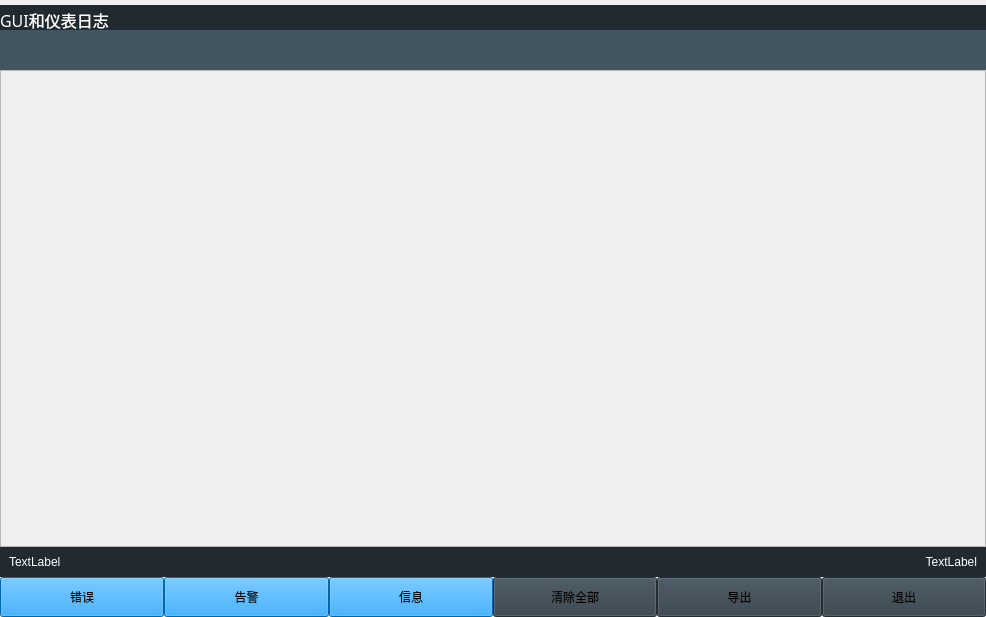
<?xml version="1.0" encoding="UTF-8"?>
<ui version="4.0">
 <class>GUIInstrumentLog</class>
 <widget class="QWidget" name="GUIInstrumentLog">
  <property name="geometry">
   <rect>
    <x>0</x>
    <y>0</y>
    <width>986</width>
    <height>617</height>
   </rect>
  </property>
  <property name="windowTitle">
   <string>Form</string>
  </property>
  <layout class="QVBoxLayout" name="verticalLayout">
   <property name="spacing">
    <number>0</number>
   </property>
   <property name="leftMargin">
    <number>0</number>
   </property>
   <property name="topMargin">
    <number>0</number>
   </property>
   <property name="rightMargin">
    <number>0</number>
   </property>
   <property name="bottomMargin">
    <number>0</number>
   </property>
   <item>
    <widget class="QLabel" name="title">
     <property name="minimumSize">
      <size>
       <width>0</width>
       <height>30</height>
      </size>
     </property>
     <property name="maximumSize">
      <size>
       <width>16777215</width>
       <height>20</height>
      </size>
     </property>
     <property name="font">
      <font>
       <family>黑体</family>
       <pointsize>12</pointsize>
       <weight>50</weight>
       <italic>false</italic>
       <bold>false</bold>
      </font>
     </property>
     <property name="styleSheet">
      <string notr="true">QLabel{
    background-color:rgb(33,42,48);
    color:white;
}</string>
     </property>
     <property name="text">
      <string>GUI和仪表日志</string>
     </property>
    </widget>
   </item>
   <item>
    <widget class="QWidget" name="address" native="true">
     <property name="minimumSize">
      <size>
       <width>0</width>
       <height>40</height>
      </size>
     </property>
     <property name="maximumSize">
      <size>
       <width>16777215</width>
       <height>40</height>
      </size>
     </property>
     <property name="styleSheet">
      <string notr="true">QWidget{
	background-color:rgb(67, 85, 96);
	color:white;
}</string>
     </property>
    </widget>
   </item>
   <item>
    <widget class="QScrollArea" name="logs">
     <property name="widgetResizable">
      <bool>true</bool>
     </property>
     <widget class="QWidget" name="contents">
      <property name="geometry">
       <rect>
        <x>0</x>
        <y>0</y>
        <width>984</width>
        <height>475</height>
       </rect>
      </property>
     </widget>
    </widget>
   </item>
   <item>
    <widget class="QWidget" name="infobar" native="true">
     <property name="minimumSize">
      <size>
       <width>0</width>
       <height>30</height>
      </size>
     </property>
     <property name="styleSheet">
      <string notr="true">QWidget{
	background-color:rgb(33, 42, 48);
	color:white;
}</string>
     </property>
     <layout class="QHBoxLayout" name="horizontalLayout">
      <property name="spacing">
       <number>0</number>
      </property>
      <property name="leftMargin">
       <number>9</number>
      </property>
      <property name="topMargin">
       <number>0</number>
      </property>
      <property name="rightMargin">
       <number>9</number>
      </property>
      <property name="bottomMargin">
       <number>0</number>
      </property>
      <item>
       <widget class="QLabel" name="exportaddress">
        <property name="text">
         <string>TextLabel</string>
        </property>
       </widget>
      </item>
      <item>
       <widget class="QLabel" name="disksize">
        <property name="text">
         <string>TextLabel</string>
        </property>
        <property name="alignment">
         <set>Qt::AlignRight|Qt::AlignTrailing|Qt::AlignVCenter</set>
        </property>
       </widget>
      </item>
     </layout>
    </widget>
   </item>
   <item>
    <widget class="QWidget" name="widget_4" native="true">
     <layout class="QHBoxLayout" name="horizontalLayout_2">
      <property name="spacing">
       <number>0</number>
      </property>
      <property name="leftMargin">
       <number>0</number>
      </property>
      <property name="topMargin">
       <number>0</number>
      </property>
      <property name="rightMargin">
       <number>0</number>
      </property>
      <property name="bottomMargin">
       <number>0</number>
      </property>
      <item>
       <widget class="QPushButton" name="wrong">
        <property name="minimumSize">
         <size>
          <width>0</width>
          <height>40</height>
         </size>
        </property>
        <property name="focusPolicy">
         <enum>Qt::NoFocus</enum>
        </property>
        <property name="styleSheet">
         <string notr="true">QPushButton{
	background-color:rgb(0, 143, 245);
	font: 14pt &quot;微软雅黑&quot;;

}
QPushButton:!enabled{
	background-color:rgb(77, 77, 77);
	font: 14pt &quot;微软雅黑&quot;;
}</string>
        </property>
        <property name="text">
         <string>错误</string>
        </property>
       </widget>
      </item>
      <item>
       <widget class="QPushButton" name="warning">
        <property name="minimumSize">
         <size>
          <width>0</width>
          <height>40</height>
         </size>
        </property>
        <property name="focusPolicy">
         <enum>Qt::NoFocus</enum>
        </property>
        <property name="styleSheet">
         <string notr="true">QPushButton{
	background-color:rgb(0, 143, 245);
	font: 14pt &quot;微软雅黑&quot;;

}
QPushButton:!enabled{
	background-color:rgb(77, 77, 77);
	font: 14pt &quot;微软雅黑&quot;;
}</string>
        </property>
        <property name="text">
         <string>告警</string>
        </property>
       </widget>
      </item>
      <item>
       <widget class="QPushButton" name="info">
        <property name="minimumSize">
         <size>
          <width>0</width>
          <height>40</height>
         </size>
        </property>
        <property name="focusPolicy">
         <enum>Qt::NoFocus</enum>
        </property>
        <property name="styleSheet">
         <string notr="true">QPushButton{
	background-color:rgb(0, 143, 245);
	font: 14pt &quot;微软雅黑&quot;;

}
QPushButton:!enabled{
	background-color:rgb(77, 77, 77);
	font: 14pt &quot;微软雅黑&quot;;
}</string>
        </property>
        <property name="text">
         <string>信息</string>
        </property>
       </widget>
      </item>
      <item>
       <widget class="QPushButton" name="clearall">
        <property name="minimumSize">
         <size>
          <width>0</width>
          <height>40</height>
         </size>
        </property>
        <property name="focusPolicy">
         <enum>Qt::NoFocus</enum>
        </property>
        <property name="styleSheet">
         <string notr="true">QPushButton{
	background-color:rgb(50, 63, 72);
	font: 14pt &quot;微软雅黑&quot;;

}
QPushButton:!enabled{
	background-color:rgb(77, 77, 77);
	font: 14pt &quot;微软雅黑&quot;;
}</string>
        </property>
        <property name="text">
         <string>清除全部</string>
        </property>
       </widget>
      </item>
      <item>
       <widget class="QPushButton" name="leadout">
        <property name="minimumSize">
         <size>
          <width>0</width>
          <height>40</height>
         </size>
        </property>
        <property name="focusPolicy">
         <enum>Qt::NoFocus</enum>
        </property>
        <property name="styleSheet">
         <string notr="true">QPushButton{
	background-color:rgb(50, 63, 72);
	font: 14pt &quot;微软雅黑&quot;;
	background-image:url(:/image/icon/triangle2.png);
	background-repeat:no-repeat;
	background-position:bottom right;

}
QPushButton:!enabled{
	background-color:rgb(77, 77, 77);
	font: 14pt &quot;微软雅黑&quot;;
}</string>
        </property>
        <property name="text">
         <string>导出</string>
        </property>
       </widget>
      </item>
      <item>
       <widget class="QPushButton" name="quit">
        <property name="minimumSize">
         <size>
          <width>0</width>
          <height>40</height>
         </size>
        </property>
        <property name="focusPolicy">
         <enum>Qt::NoFocus</enum>
        </property>
        <property name="styleSheet">
         <string notr="true">QPushButton{
	background-color:rgb(50, 63, 72);
	font: 14pt &quot;微软雅黑&quot;;
	background-image:url(:/image/icon/triangle.png);
	background-repeat:no-repeat;
	background-position:top right;

}
QPushButton:!enabled{
	background-color:rgb(77, 77, 77);
	font: 14pt &quot;微软雅黑&quot;;
}</string>
        </property>
        <property name="text">
         <string>退出</string>
        </property>
       </widget>
      </item>
     </layout>
    </widget>
   </item>
  </layout>
 </widget>
 <resources/>
 <connections/>
</ui>
